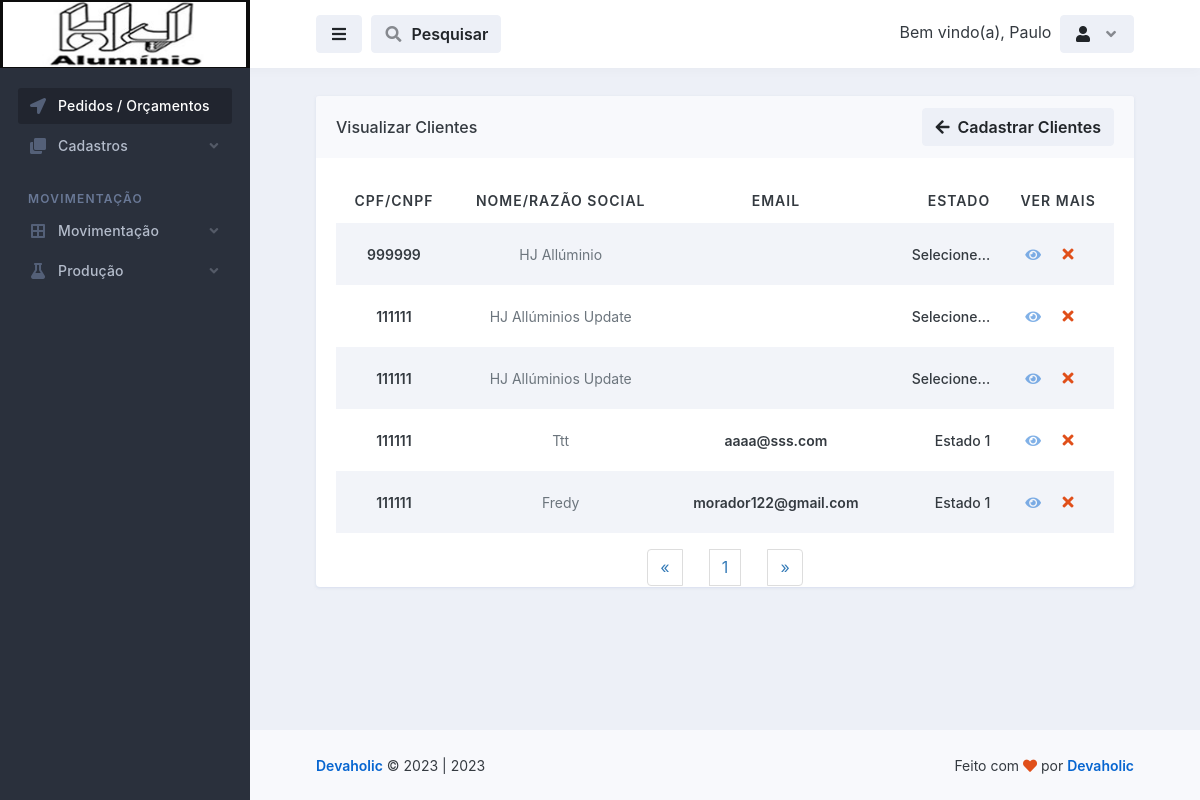
Screenshot of /cadastros/visualizar_clientes.php (signed in) with the database file from the repository.
### tables this page shows
CREATE TABLE `logado` (
  `id` int(11) NOT NULL,
  `nome` varchar(50) NOT NULL,
  `email` varchar(100) NOT NULL,
  `senha` varchar(50) NOT NULL,
  `parceiro_colaborador` varchar(100) NOT NULL,
  `cpf` int(100) NOT NULL,
  `rg` int(20) NOT NULL,
  `cep` int(20) NOT NULL,
  `endereco` varchar(100) NOT NULL,
  `telefone` varchar(50) NOT NULL,
  `complemento` varchar(100) NOT NULL,
  `bairro` varchar(100) NOT NULL,
  `cidade` varchar(100) NOT NULL,
  `uf` varchar(20) NOT NULL,
  `nascimento` varchar(100) NOT NULL,
  `nivel` varchar(20) NOT NULL
);

CREATE TABLE `clientes` (
  `id` int(11) NOT NULL,
  `cpf_cnpj` varchar(50) NOT NULL,
  `nome_razao_socil` varchar(50) NOT NULL,
  `contato` varchar(20) NOT NULL,
  `telefone` varchar(20) NOT NULL,
  `celular` varchar(20) NOT NULL,
  `email` varchar(50) NOT NULL,
  `senha` varchar(20) NOT NULL,
  `cep` varchar(20) NOT NULL,
  `rua` varchar(100) NOT NULL,
  `numero` varchar(20) NOT NULL,
  `complemento` varchar(100) NOT NULL,
  `bairro` varchar(100) NOT NULL,
  `cidade` varchar(100) NOT NULL,
  `estado` varchar(100) NOT NULL
);

### database.php (called while the page is built, shortened)
<?php
    class database
    {
        public $server = 'localhost';
        public $user = 'root';
        public $pass = '';
        public $bdn = 'maxportas';
        public function __construct()
        {
            try{
            $this->conn = new PDO('mysql:host='.$this->server.'; dbname='.$this->bdn, $this->user, $this->pass);
            } catch(PDOException $e){
                echo "Error $e";
            }
        }
    }
?>

### controllers/controllers_clientes.php (called while the page is built, shortened)
<?php
    include "../database.php";
class controllers_clientes extends database
{
    public function selecionar_clientes()
    {
        $selecionar_clientes = $this->conn->prepare("SELECT * FROM clientes ORDER BY id DESC");
        $selecionar_clientes->execute();
        $result_clientes = $selecionar_clientes->fetchAll(PDO::FETCH_ASSOC);
        return $result_clientes;
    }
}
?>

### cadastros/visualizar_clientes.php (the view, shortened to what this page needs)
<?php
$servidor = "localhost";
$usuario = "root";
$senha = "";
$dbname = "maxportas";
$conn = mysqli_connect($servidor, $usuario, $senha, $dbname);
$pagina = (isset($_GET['pagina']))? $_GET['pagina'] : 1;
$result_clientes = "SELECT * FROM clientes";
$resultado_clientes = mysqli_query($conn, $result_clientes);
$total_clientes = mysqli_num_rows($resultado_clientes);
$quantidade_pg = 10;
$num_pagina = ceil($total_clientes/$quantidade_pg);
$incio = ($quantidade_pg*$pagina)-$quantidade_pg;
$result_clientes = "SELECT * FROM clientes limit $incio, $quantidade_pg";
$resultado_clientes = mysqli_query($conn, $result_clientes);
?>
<!doctype html>
<html lang="en">
  <head>
    <link rel="stylesheet" id="css-main" href="../assets/css/dashmix.min.css">
    <link rel="stylesheet" href="../assets/css/pagination.css">
  </head>
  <body>
    <div id="page-container" class="sidebar-o sidebar-dark enable-page-overlay side-scroll page-header-fixed main-content-narrow">
    <?php require_once "../template/sidebar.php" ?>
<header id="page-header">
    <div class="content-header">
    <div class="space-x-1">
        <button type="button" class="btn btn-alt-secondary" data-toggle="layout" data-action="sidebar_toggle">
        <i class="fa fa-fw fa-bars"></i>
        </button>
            <button type="button" class="btn btn-alt-secondary" data-toggle="layout" data-action="header_search_on">
              <i class="fa fa-fw opacity-50 fa-search"></i> <span class="ms-1 d-none d-sm-inline-block">Pesquisar</span>
            </button>
    </div>
    <?php require_once "../template/btn_logout.php"; ?>
    </div>
</header>
      <main id="main-container">
        <div class="content content-full content-boxed">
          <div class="row">
            <div class="col-md-12">
              <div class="block block-rounded block-mode-loading-refresh">
                <div class="block-header block-header-default">
                  <h3 class="block-title">
                    Visualizar Clientes
                  </h3>
                  <a class="btn btn-alt-secondary" href="clientes.php">
                    <i class="fa fa-arrow-left me-1"></i> Cadastrar Clientes
                  </a>
                </div>
                <div class="block-content">
                  <table class="table table-striped table-hover table-borderless table-vcenter fs-sm">
                  <?php
                    require_once "../controllers/controllers_clientes.php";
                    $selecionar_clientes = new controllers_clientes();
                    $resul_clientes = $selecionar_clientes->selecionar_clientes();
                    if(count($resul_clientes) > 0)
                    { ?>
                    <thead style="text-align: center;">
                      <tr class="text-uppercase">
                        <th>CPF/CNPF</th>
                        <th class="d-none d-xl-table-cell">Nome/Razão Social</th>
                        <th>Email</th>
                        <th class="d-none d-sm-table-cell text-end" style="width: 120px;">Estado</th>
                        <th>Ver Mais</th>
                      </tr>
                    </thead>
                    <?php } ?>
                    <tbody style="text-align: center;">
                        <?php
                            require_once "../controllers/controllers_clientes.php";
                            $selecionar_clientes = new controllers_clientes();
                            $resul_clientes = $selecionar_clientes->selecionar_clientes();
                            if(count($resul_clientes) > 0)
                            {
                              while($row_clientes = mysqli_fetch_assoc($resultado_clientes)){ ?>
                              <tr>
                                  <td>
                                      <span class="fw-semibold"><?php echo $row_clientes['cpf_cnpj']; ?></span>
                                  </td>
                                  <td class="d-none d-xl-table-cell">
                                      <span class="fs-sm text-muted"><?php echo $row_clientes['nome_razao_socil']; ?></span>
                                  </td>
                                  <td>
                                      <span class="fw-semibold"><?php echo $row_clientes['email']; ?></span>
                                  </td>
                                  <td class="d-none d-sm-table-cell text-end fw-medium">
                                  <?php echo $row_clientes['estado']; ?>
                                  </td>
                                  <td class="text-center text-nowrap fw-medium" style="display: flex; justify-content: center; align-items: center;">
                                      <a href="vermais_clientes.php?view_clientes=<?php $idCriptografado = base64_encode($row_clientes['id']); echo $idCriptografado; ?>">
                                          <i class="fa fa-eye me-1 opacity-50"></i>
                                      </a>
                                      <?php
                                       echo "<button class='btn' onclick='abrirModal(".$row_clientes['id'].")'><i class='fa fa-fw fa-times text-danger'></i></button>";
                                      ?>
                                  </td>
                              </tr>
                        <?php } } else{ echo "<h1>Nenhum registo encontrado!</h1>"; } ?>
                    </tbody>
                  </table>
                  <?php
                    $pagina_anterior = $pagina - 1;
                    $pagina_posterior = $pagina + 1;
                  ?>
                <nav class="text-center">
                  <ul class="pagination" style="display: flex; align-items: center; justify-content: space-between; width: 20%; margin: auto;">
                    <li>
                      <?php
                      if($pagina_anterior != 0){ ?>
                        <a href="visualizar_clientes.php?pagina=<?php echo $pagina_anterior; ?>" aria-label="Previous">
                          <span aria-hidden="true">&laquo;</span>
                        </a>
                      <?php }else{ ?>
                        <span aria-hidden="true">&laquo;</span>
                      <?php }  ?>
                    </li>
                    <?php
                    for($i = 1; $i < $num_pagina + 1; $i++){ ?>
                      <li><a href="visualizar_clientes.php?pagina=<?php echo $i; ?>"><?php echo $i; ?></a>
                      </li>
                    <?php } ?>
                    <li>
                      <?php
                      if($pagina_posterior <= $num_pagina){ ?>
                        <a href="visualizar_clientes.php?pagina=<?php echo $pagina_posterior; ?>" aria-label="Previous">
                          <span aria-hidden="true">&raquo;</span>
                        </a>
                      <?php }else{ ?>
                        <span aria-hidden="true">&raquo;</span>
                      <?php }  ?>
                    </li>
                  </ul>
                </nav>
                </div>
                </div>
              </div>
        </div>
      </main>
      <?php require_once "../template/footer.php"; ?>
    </div>
  </body>
</html>

### template/btn_logout.php (shortened to what this page needs)
<?php
    include "../conexao-bd.php";
    $email = $_SESSION['email'];
    $selecinarUserLogado = $conn->prepare("SELECT * FROM logado WHERE email = :email");
    $selecinarUserLogado->bindValue(':email', $email);
    $selecinarUserLogado->execute();
    $row = $selecinarUserLogado->fetch(PDO::FETCH_ASSOC);
?>
<div class="space-x-1">
    <div class="dropdown d-inline-block">
        <span class="d-sm-inline-block">Bem vindo(a), <?php echo $row['nome']; ?></span>
    </div>
    <div class="dropdown d-inline-block">
    <button type="button" class="btn btn-alt-secondary" id="page-header-user-dropdown" data-bs-toggle="dropdown" aria-haspopup="true" aria-expanded="false">
        <i class="fa fa-fw fa-user"></i>
        <i class="fa fa-fw fa-angle-down opacity-50 ms-1 d-none d-sm-inline-block"></i>
    </button>
    </div>
</div>

### assets/css/pagination.css (style rules this page uses)
.pagination { display:inline-block;padding-left:0;margin:20px 0;border-radius:4px }
.pagination>li { display:inline }
.pagination>li>a,.pagination>li>span { position:relative;float:left;padding:6px 12px;margin-left:-1px;line-height:1.42857143;color:#337ab7;text-decoration:none;background-color:#fff;border:1px solid #ddd }
.pagination>li:first-child>a,.pagination>li:first-child>span { margin-left:0;border-top-left-radius:4px;border-bottom-left-radius:4px }
.pagination>li:last-child>a,.pagination>li:last-child>span { border-top-right-radius:4px;border-bottom-right-radius:4px }

### rows the page displays
logado: nome "Paulo"
clientes: cpf_cnpj "999999", nome_razao_socil "HJ Allúminio", estado "Selecione..."
clientes: cpf_cnpj "111111", nome_razao_socil "HJ Allúminios Update", estado "Selecione..."
clientes: cpf_cnpj "111111", nome_razao_socil "HJ Allúminios Update", estado "Selecione..."
clientes: cpf_cnpj "111111", nome_razao_socil "Ttt", email "aaaa@sss.com", estado "Estado 1"
clientes: cpf_cnpj "111111", nome_razao_socil "Fredy", email "morador122@gmail.com", estado "Estado 1"

### other values shown
Date('Y') "2023"
